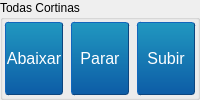
                   <widget class="QGroupBox" name="groupBox_8">
                    <property name="sizePolicy">
                     <sizepolicy hsizetype="Expanding" vsizetype="Expanding">
                      <horstretch>0</horstretch>
                      <verstretch>0</verstretch>
                     </sizepolicy>
                    </property>
                    <property name="title">
                     <string>Todas Cortinas</string>
                    </property>
                    <layout class="QGridLayout" name="gridLayout_24">
                     <property name="leftMargin">
                      <number>1</number>
                     </property>
                     <property name="topMargin">
                      <number>1</number>
                     </property>
                     <property name="rightMargin">
                      <number>1</number>
                     </property>
                     <property name="bottomMargin">
                      <number>1</number>
                     </property>
                     <item row="0" column="0">
                      <layout class="QHBoxLayout" name="horizontalLayout_10">
                       <item>
                        <widget class="QPushButton" name="mecanismo_mqtt_cort_all_0">
                         <property name="sizePolicy">
                          <sizepolicy hsizetype="Expanding" vsizetype="Expanding">
                           <horstretch>0</horstretch>
                           <verstretch>0</verstretch>
                          </sizepolicy>
                         </property>
                         <property name="minimumSize">
                          <size>
                           <width>60</width>
                           <height>0</height>
                          </size>
                         </property>
                         <property name="styleSheet">
                          <string notr="true">    QPushButton
    {
    font: 12pt Arial;
    margin: 1px;
    border-color: #0c457e;
    border-style: outset;
    border-radius: 3px;
    border-width: 1px;
    color: white;
    background-color: qlineargradient(x1: 0, y1: 0, x2: 0, y2: 1, stop: 0 #2198c0, stop: 1 #0d5ca6);
    }

    QPushButton:pressed
    {
    background-color: qlineargradient(x1: 0, y1: 0, x2: 0, y2: 1, stop: 0 #0d5ca6, stop: 1 #2198c0);
    }</string>
                         </property>
                         <property name="text">
                          <string>Abaixar</string>
                         </property>
                        </widget>
                       </item>
                       <item>
                        <widget class="QPushButton" name="mecanismo_mqtt_cort_all_2">
                         <property name="sizePolicy">
                          <sizepolicy hsizetype="Expanding" vsizetype="Expanding">
                           <horstretch>0</horstretch>
                           <verstretch>0</verstretch>
                          </sizepolicy>
                         </property>
                         <property name="minimumSize">
                          <size>
                           <width>60</width>
                           <height>0</height>
                          </size>
                         </property>
                         <property name="styleSheet">
                          <string notr="true">    QPushButton
    {
    font: 12pt Arial;
    margin: 1px;
    border-color: #0c457e;
    border-style: outset;
    border-radius: 3px;
    border-width: 1px;
    color: white;
    background-color: qlineargradient(x1: 0, y1: 0, x2: 0, y2: 1, stop: 0 #2198c0, stop: 1 #0d5ca6);
    }

    QPushButton:pressed
    {
    background-color: qlineargradient(x1: 0, y1: 0, x2: 0, y2: 1, stop: 0 #0d5ca6, stop: 1 #2198c0);
    }</string>
                         </property>
                         <property name="text">
                          <string>Parar</string>
                         </property>
                        </widget>
                       </item>
                       <item>
                        <widget class="QPushButton" name="mecanismo_mqtt_cort_all_1">
                         <property name="sizePolicy">
                          <sizepolicy hsizetype="Expanding" vsizetype="Expanding">
                           <horstretch>0</horstretch>
                           <verstretch>0</verstretch>
                          </sizepolicy>
                         </property>
                         <property name="minimumSize">
                          <size>
                           <width>60</width>
                           <height>0</height>
                          </size>
                         </property>
                         <property name="styleSheet">
                          <string notr="true">    QPushButton
    {
    font: 12pt Arial;
    margin: 1px;
    border-color: #0c457e;
    border-style: outset;
    border-radius: 3px;
    border-width: 1px;
    color: white;
    background-color: qlineargradient(x1: 0, y1: 0, x2: 0, y2: 1, stop: 0 #2198c0, stop: 1 #0d5ca6);
    }

    QPushButton:pressed
    {
    background-color: qlineargradient(x1: 0, y1: 0, x2: 0, y2: 1, stop: 0 #0d5ca6, stop: 1 #2198c0);
    }</string>
                         </property>
                         <property name="text">
                          <string>Subir</string>
                         </property>
                        </widget>
                       </item>
                      </layout>
                     </item>
                    </layout>
                   </widget>
